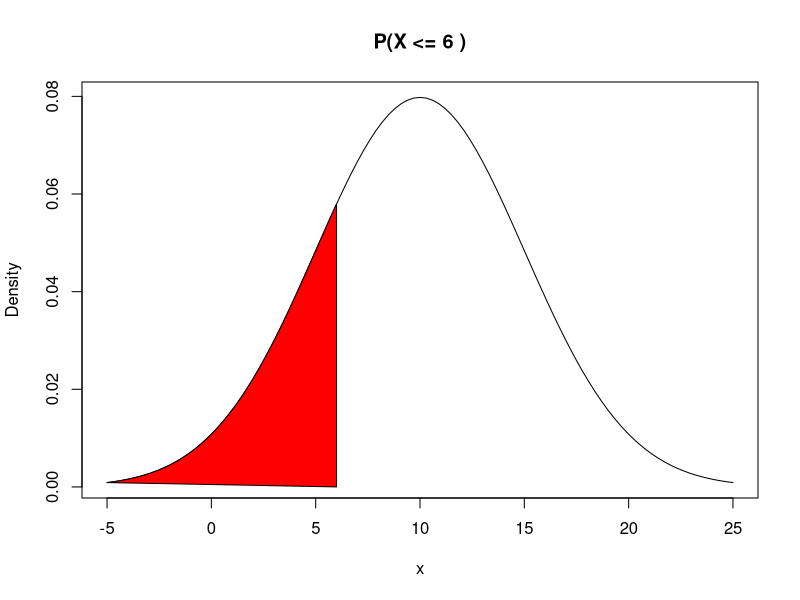
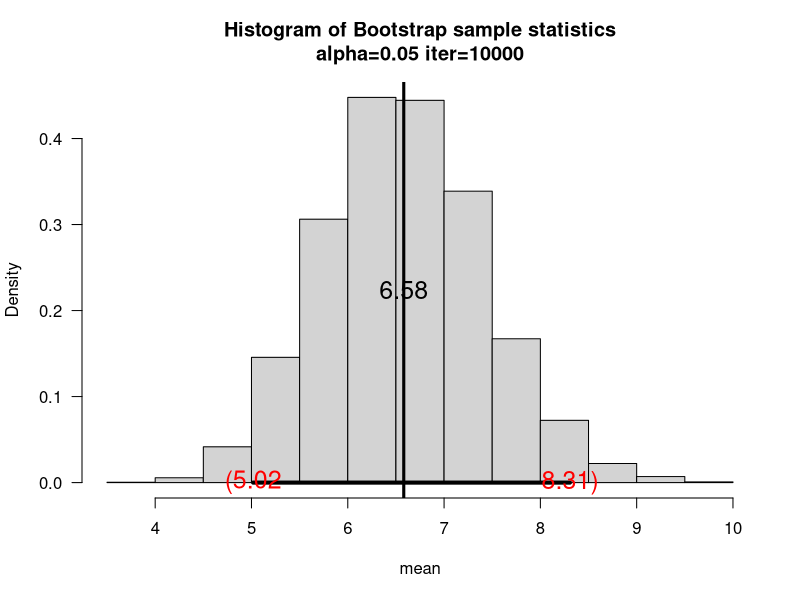
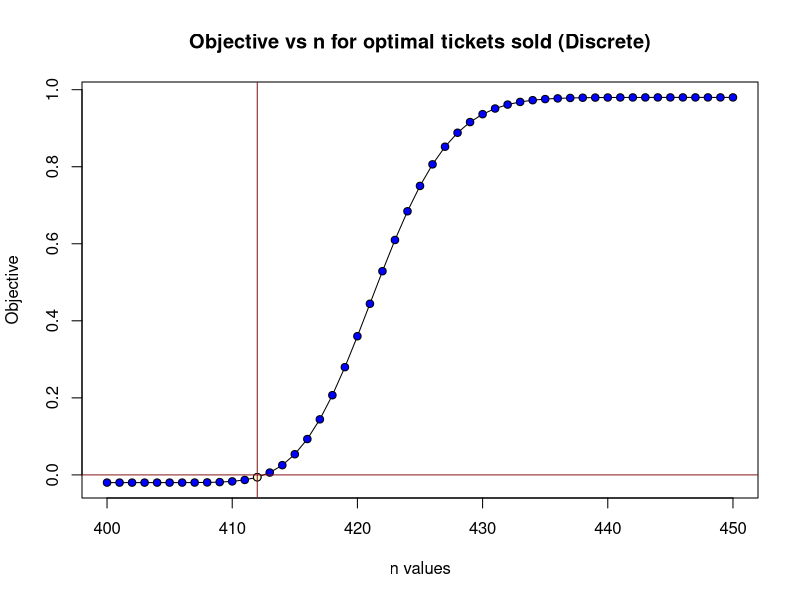
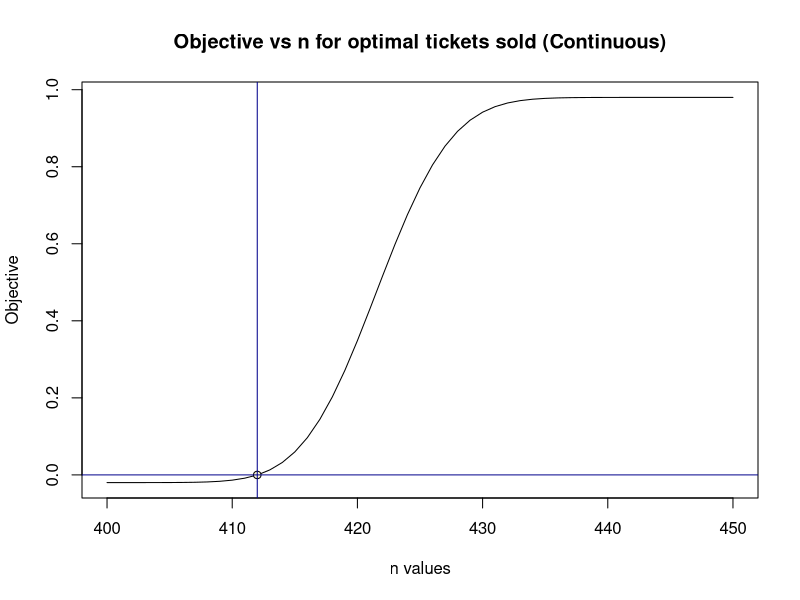

Recreate these plots in R, in order.
## ---- chunk 1
knitr::opts_chunk$set(
  collapse = TRUE,
  comment = "#>"
)
## ---- chunk 2
# here is the body of the function that I made
birthday <- function(x){
  1 - exp(lchoose(365, x) + lfactorial(x) - x*log(365))
}
## ---- chunk 3
birthday(20:25)
## ---- chunk 4
myncurve = function(mu, sigma,a ){
  curve(dnorm(x,mean=mu,sd=sigma),
        xlim = c(mu-3*sigma, mu + 3*sigma),
        main = paste("P(X <=", a, ")"),
        ylab = "Density",
        xlab = "x")

  x_vals = seq(mu - 3 * sigma, a, length = 1000)
  y_vals = dnorm(x_vals, mean = mu, sd = sigma)
  polygon(c(x_vals, a), c(y_vals,0), col="red")

  area = round(pnorm(a, mean = mu, sd = sigma), 4)

  return(list(mu = mu, sigma = sigma, a =a, area = area))
}
## ---- chunk 5
myncurve(mu=10, sigma=5, a=6)
## ---- chunk 6
myboot2<-function(iter=10000,x,fun="mean",alpha=0.05,cx=1.5,...){  #Notice where the ... is repeated in the code
  n=length(x)   #sample size
  y=sample(x,n*iter,replace=TRUE)
  rs.mat=matrix(y,nr=n,nc=iter,byrow=TRUE)
  xstat=apply(rs.mat,2,fun) # xstat is a vector and will have iter values in it
  ci=quantile(xstat,c(alpha/2,1-alpha/2))# Nice way to form a confidence interval
  # A histogram follows
  # The object para will contain the parameters used to make the histogram
  para=hist(xstat,freq=FALSE,las=1,
            main=paste("Histogram of Bootstrap sample statistics","\n","alpha=",alpha," iter=",iter,sep=""),
            ...)
  #mat will be a matrix that contains the data, this is done so that I can use apply()
  mat=matrix(x,nr=length(x),nc=1,byrow=TRUE)
  #pte is the point estimate
  #This uses whatever fun is
  pte=apply(mat,2,fun)
  abline(v=pte,lwd=3,col="Black")# Vertical line
  segments(ci[1],0,ci[2],0,lwd=4)      #Make the segment for the ci
  text(ci[1],0,paste("(",round(ci[1],2),sep=""),col="Red",cex=cx)
  text(ci[2],0,paste(round(ci[2],2),")",sep=""),col="Red",cex=cx)

  # plot the point estimate 1/2 way up the density
  text(pte,max(para$density)/2,round(pte,2),cex=cx)

  return(list(ci=ci,fun=fun,x=x))# Some output to use if necessary
}
## ---- chunk 7
sam=rgamma(30,shape=2,scale=3)
myboot2(iter=10000, x=sam, fun="mean", alpha=0.05, xlab="mean")
## ---- chunk 8
ntickets = function(N, gamma, p){

  # APPROPRIATE DISCRETE DISTRIBUTION

  # range of n
  range = seq(N, N + 50, by = 1)
  # discrete objective
  obj_discrete = 1 - gamma - pbinom(N, size = range, prob = p)
  # index of min objective
  idx_discrete = which.min(abs(obj_discrete))
  # min n value
  nd = range[idx_discrete]
  # plot
  plot(range, obj_discrete,
       type = "n",
       main = "Objective vs n for optimal tickets sold (Discrete)", # title
       xlab = "n values", # x label
       ylab = "Objective") # y label
  # line of discrete objective
  lines(range, obj_discrete)
  # points along line of discrete objective
  points(range, obj_discrete, pch = 21, col = "black", bg = "blue")
  # point for optimal n
  points(range[idx_discrete], obj_discrete[idx_discrete], pch = 21, col = "black", bg = "#FDF9D8") # OU creme hex code :)
  # horizontal and vertical lines of intersection for optimal n
  abline( h = 0, v = range[idx_discrete], col = "#841617", lty = 1) # I crimson hex code :)


  # NORMAL APPROXIMATION

  # range of n
  range = seq(N, N + 50, by = 1)
  # approximation
  z_value = (N + (1/2) - range * p) / sqrt(range * p * (1 - p))
  p_approx = pnorm(z_value)
  # continuous objective
  obj_continuous = 1 - gamma - p_approx
  # index of min objective
  idx_cont = which.min(abs(obj_continuous))
  # min n
  nc = range[idx_cont]
  # plot
  plot(range, obj_continuous,
       type = "n",
       main = "Objective vs n for optimal tickets sold (Continuous)", # title
       xlab = "n values", # x label
       ylab = "Objective") # y label
  # line of continuous objective
  lines(range, obj_continuous)
  # point for optimal n
  points(range[idx_cont], obj_continuous[idx_cont], pch = 21, bg = "#FDF9D8", cex = 1)
  # horizontal and vertical reference lines
  abline(h = 0, v = range[idx_discrete], col = "darkblue", lty = 1)
  # return the list of variables
  return(list(nd = nd, nc = nc, N = N, p = p, gamma = gamma))
}
## ---- chunk 9
ntickets(N = 400, gamma = 0.02, p = 0.95)
